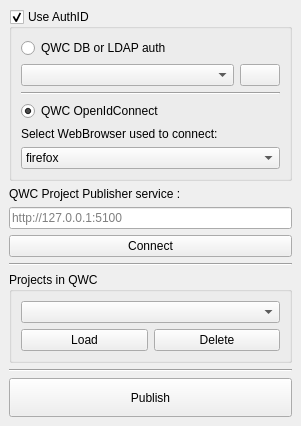
<?xml version="1.0" encoding="UTF-8"?>
<ui version="4.0">
 <class>ProjectPublisherDockWidgetBase</class>
 <widget class="QDockWidget" name="ProjectPublisherDockWidgetBase">
  <property name="geometry">
   <rect>
    <x>0</x>
    <y>0</y>
    <width>301</width>
    <height>426</height>
   </rect>
  </property>
  <property name="windowTitle">
   <string>Project Publisher for QWC</string>
  </property>
  <widget class="QWidget" name="dockWidgetContents">
   <layout class="QGridLayout" name="gridLayout">
    <item row="1" column="0">
     <widget class="QGroupBox" name="qtgbx_auth">
      <property name="title">
       <string>Use AuthID</string>
      </property>
      <property name="checkable">
       <bool>true</bool>
      </property>
      <layout class="QVBoxLayout" name="verticalLayout_2">
       <item>
        <widget class="QRadioButton" name="qtrb_auth_basic">
         <property name="text">
          <string>QWC DB or LDAP auth</string>
         </property>
        </widget>
       </item>
       <item>
        <layout class="QHBoxLayout" name="horizontalLayout">
         <item>
          <widget class="QComboBox" name="qtcbx_auth_ids"/>
         </item>
         <item>
          <widget class="QPushButton" name="qtbtn_refresh_auth">
           <property name="sizePolicy">
            <sizepolicy hsizetype="Maximum" vsizetype="Fixed">
             <horstretch>0</horstretch>
             <verstretch>0</verstretch>
            </sizepolicy>
           </property>
           <property name="text">
            <string/>
           </property>
          </widget>
         </item>
        </layout>
       </item>
       <item>
        <widget class="Line" name="line_3">
         <property name="orientation">
          <enum>Qt::Horizontal</enum>
         </property>
        </widget>
       </item>
       <item>
        <widget class="QRadioButton" name="qtrb_auth_oidc">
         <property name="text">
          <string>QWC OpenIdConnect</string>
         </property>
         <property name="checked">
          <bool>true</bool>
         </property>
        </widget>
       </item>
       <item>
        <widget class="QLabel" name="label_2">
         <property name="text">
          <string>Select WebBrowser used to connect:</string>
         </property>
        </widget>
       </item>
       <item>
        <widget class="QComboBox" name="qtcbx_wb_oidc">
         <item>
          <property name="text">
           <string>firefox</string>
          </property>
         </item>
         <item>
          <property name="text">
           <string>chrome</string>
          </property>
         </item>
        </widget>
       </item>
      </layout>
     </widget>
    </item>
    <item row="3" column="0">
     <widget class="QPushButton" name="qtbtn_connect">
      <property name="text">
       <string>Connect</string>
      </property>
     </widget>
    </item>
    <item row="2" column="0">
     <layout class="QVBoxLayout" name="verticalLayout_5">
      <item>
       <widget class="QLabel" name="label">
        <property name="text">
         <string>QWC Project Publisher service :</string>
        </property>
       </widget>
      </item>
      <item>
       <widget class="QLineEdit" name="qtle_url_qwc">
        <property name="placeholderText">
         <string>http://127.0.0.1:5100</string>
        </property>
       </widget>
      </item>
     </layout>
    </item>
    <item row="4" column="0">
     <widget class="Line" name="line">
      <property name="orientation">
       <enum>Qt::Horizontal</enum>
      </property>
     </widget>
    </item>
    <item row="6" column="0">
     <widget class="Line" name="line_2">
      <property name="orientation">
       <enum>Qt::Horizontal</enum>
      </property>
     </widget>
    </item>
    <item row="7" column="0">
     <layout class="QVBoxLayout" name="verticalLayout_3">
      <item>
       <widget class="QPushButton" name="qtbtn_publish">
        <property name="sizePolicy">
         <sizepolicy hsizetype="Minimum" vsizetype="Preferred">
          <horstretch>0</horstretch>
          <verstretch>0</verstretch>
         </sizepolicy>
        </property>
        <property name="text">
         <string>Publish</string>
        </property>
       </widget>
      </item>
     </layout>
    </item>
    <item row="5" column="0">
     <widget class="QGroupBox" name="qtgb_projects">
      <property name="enabled">
       <bool>true</bool>
      </property>
      <property name="title">
       <string>Projects in QWC</string>
      </property>
      <layout class="QVBoxLayout" name="verticalLayout">
       <item>
        <widget class="QComboBox" name="qtcbs_projects_list"/>
       </item>
       <item>
        <layout class="QHBoxLayout" name="horizontalLayout_3">
         <item>
          <widget class="QPushButton" name="qtbtn_load_project">
           <property name="text">
            <string>Load</string>
           </property>
          </widget>
         </item>
         <item>
          <widget class="QPushButton" name="qtbtn_delete_project">
           <property name="text">
            <string>Delete</string>
           </property>
          </widget>
         </item>
        </layout>
       </item>
      </layout>
     </widget>
    </item>
   </layout>
  </widget>
 </widget>
 <resources/>
 <connections/>
</ui>
